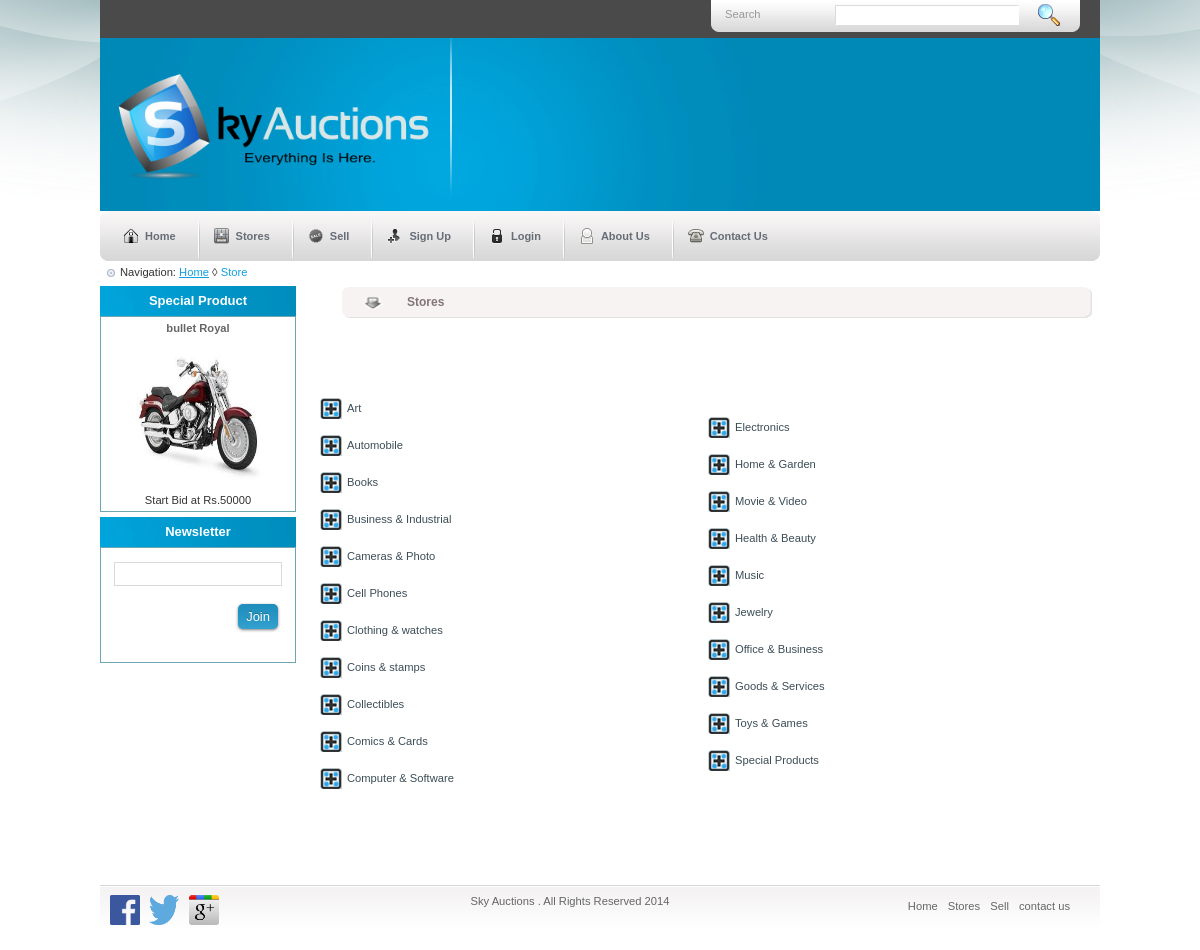
The page /store.php on the database its author committed.
### tables this page shows
CREATE TABLE IF NOT EXISTS `itemmaster` (
  `itid` int(11) NOT NULL AUTO_INCREMENT,
  `itname` varchar(100) NOT NULL,
  `catid` int(11) NOT NULL,
  `subid` int(11) NOT NULL,
  `descri` varchar(500) NOT NULL,
  `regid` int(11) NOT NULL,
  `itadddate` date NOT NULL,
  `itlastdate` date NOT NULL,
  `itprice` int(11) NOT NULL,
  `itbidprice` int(11) NOT NULL,
  `new` longtext NOT NULL,
  `status` int(2) NOT NULL,
  PRIMARY KEY (`itid`),
  KEY `subname` (`subid`,`regid`),
  KEY `regid` (`regid`),
  KEY `catid` (`catid`)
);

CREATE TABLE IF NOT EXISTS `category` (
  `catid` int(11) NOT NULL AUTO_INCREMENT,
  `catname` varchar(40) NOT NULL,
  PRIMARY KEY (`catid`)
);

### store.php (the view, shortened to what this page needs)
<?php {
	if ($_SESSION != null ){
			include('loginheader.php');
	}else{
		include('header.php');
	}
}?>
      <div class="crumb_navigation"> Navigation: <a href="index.php">Home</a> &loz; <span class="current">Store</span> </div>
 <div class="left_content">
      <?php include("left1.php")?>
    </div>
    <div class="center_content">
      <div class="center_title_bar">Stores</div>
      <div class="prod_box">
<?php
						$queryt="select * from category";
						$queryresult=mysql_query($queryt);
						$length=ceil(mysql_num_rows($queryresult)/2);
?>
	<table width="910" height="541">
		<link rel="stylesheet" href="css/style.css">
		<tr>
			<td width="386"><div class="tree" >
				<ul>
					 <?php
						 $cnt=0;
						 while($datat=mysql_fetch_array($queryresult))
						 {
						 	if($length == $cnt)
							{
								echo "</li></ul></div></td><td><div class='tree'><ul>";
							}
							$cnt++;
						  ?>
						  <li><a ><?php echo $datat['catname'];?> </a></li></br>
						 <?php
						 }
						?>
	    </ul>
			  </div>
		</tr>
  </table>
   </div>
    </div>
  </div>
<?php include("footer.php")?>

### left1.php (shortened to what this page needs)
<div class="title_box">Special Product</div>
      <div class="border_box">
	   <?php
	  $query=mysql_query("select * from itemmaster where itid = 65 ");
	 while($data=mysql_fetch_array($query))
	 {
		 ?>
       <div class="product_title"><a href="detail.php?id=<?php echo $data['0'];?>"><?php echo $data['1']; ?></a></div>
          <div class="product_img"><a href="detail.php?id=<?php echo $data['0'];?>"><img src="<?php echo $data['new']; ?>" alt="" border="0" width="140" height="140" /></a></div>
          <div class="prod_price"> <span class="price"><?php echo "Start Bid at Rs.".$data['9']; ?></span></div>
      <?php
	 }
	 ?> </div>
      <div class="title_box">Newsletter</div>
      <div class="border_box">
        <form method="post">
		<link rel="stylesheet" href="css/default.css">
           <p>
             <input type="text1" name="uname" class="newsletter_input" required/>
             <input type="submit" name="submit2" class="button4" value="Join" />
          </p>
           <p>&nbsp; </p>
        </form>
?></div>

### style.css (style rules this page uses)
body { background:url(images/bg.jpg) no-repeat #fff center top ; padding:0; font-family:Verdana,Arial, Helvetica, sans-serif; font-size:11px; margin:0px auto auto auto; color:#000; }
p { padding:2px; margin:0px; }
.crumb_navigation { width:980px; height:15px; padding:5px 10px 0 20px; color:#333333; background:url(images/navbullet.png) no-repeat left; background-position:5px 6px; }
.crumb_navigation a { color:#0fa0dd; text-decoration:underline; }
span.current { color:#0fa0dd; }
.left_content { width:196px; float:left; }
.title_box { width:196px; height:30px; margin:5px 0 0 0; background: url(images/menu_title_bg.jpg) no-repeat center; text-align:center; font-size:13px; font-weight:bold; color:#fff; line-height:30px; }
.border_box { width:194px; height:auto; text-align:center; border:1px #6da6b1 solid; }
.product_title { color:#666666; padding:5px 0 5px 0; font-weight:bold; }
.product_title a { text-decoration:none; color:#666666; padding:5px 0 5px 0; font-weight:bold; }
.product_img { padding:5px 0 5px 0; }
.prod_price { padding:5px 0 5px 0; }
span.price { color:#ea2222; }
input.newsletter_input { width:160px; height:16px; border:1px #ddd9d9 solid; margin:10px 0 5px 0; font-size:12px; padding:3px; color:#999999; }
.center_content { width:780px; float:left; padding:5px 10px; }
.center_title_bar { width:720px; height:33px; float:left; padding:0 0 0 100px; margin:0 0 0 1px; _margin:0 0 0 6px; line-height:33px; font-size:12px; color:#847676; font-weight:bold; background:url(images/bar_bg.gif) no-repeat center; }
.prod_box { width:173px; height:auto; float:left; padding:10px 10px 10px 11px; }
span.price { color:#333333; }

### css/default.css (style rules this page uses)
* { padding: 0; margin: 0; border: 0; }
body, html { color: #373C40; font-family: Verdana,Arial, Helvetica, sans-serif; height: 100%; margin:0px; }
body { font-size: 70%; }
p { padding: 7px 0 7px 0; font-weight: 500; font-size: 10pt; }
a { color: #0687D1; text-decoration:none; }
form p { font-size: 8pt; clear:both; margin: 0; color:gray; padding:4px; }
.button4 { background:#0fa0dd url(../img/overlay.png) repeat-x; padding: 5px 8px 5px; color: #fff; text-decoration: none; -moz-border-radius: 5px; -webkit-border-radius: 5px; -moz-box-shadow: 0 1px 3px rgba(0,0,0,0.5); -webkit-box-shadow: 0 1px 3px rgba(0,0,0,0.5); text-shadow: 0 -1px 1px rgba(0,0,0,0.25); cursor: pointer; float:right; font-size:13px; margin:13px; }

### css/style.css (style rules this page uses)
body, { background:url(images/bg.jpg) no-repeat #fff center top; padding:0; font-family:Verdana,Arial, Helvetica, sans-serif; font-size:11px; margin:0px auto auto auto; color:#000; }
a { cursor:pointer; }
.tree ul { list-style: none outside none; }
.tree li a { line-height: 25px; }
.tree > ul > li > a { color: #3B4C56; display: block; font-weight: normal; position: relative; text-decoration: none; }
.tree li.parent > a { padding: 0 0 0 28px; }
.tree li.parent > a:before { background-image: url("../images/plus_minus_icons.png"); background-position: 25px center; content: ""; display: block; height: 21px; left: 0; position: absolute; top: 2px; vertical-align: middle; width: 23px; }

### rows shown on the page
itemmaster: itname "bullet Royal", new (picture), itbidprice "50000"
category: catname "Art"
category: catname "Automobile"
category: catname "Books"
category: catname "Business & Industrial"
category: catname "Cameras & Photo"
category: catname "Cell Phones"
category: catname "Clothing & watches"
category: catname "Coins & stamps"
category: catname "Collectibles"
category: catname "Comics & Cards"
category: catname "Computer & Software"
category: catname "Electronics"
category: catname "Home & Garden"
category: catname "Movie & Video"
category: catname "Health & Beauty"
category: catname "Music"
category: catname "Jewelry"
category: catname "Office & Business"
category: catname "Goods & Services"
category: catname "Toys & Games"
category: catname "Special Products"
